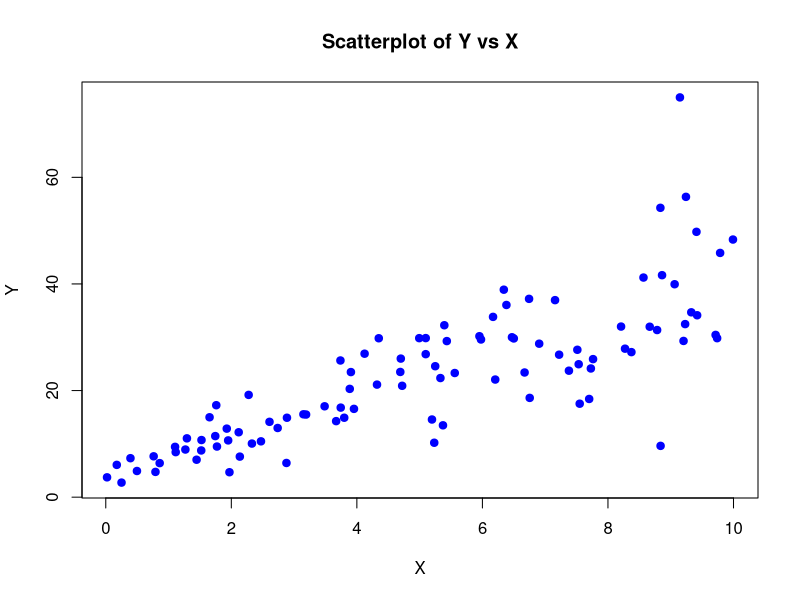

Source code (R):
## ---- chunk 1
set.seed(2017)
X=runif(100)*10
Y=X*4+3.45
Y=rnorm(100)*0.29*Y+Y

# Question 1.a
plot(X,Y,main = "Scatterplot of Y vs X",
     xlab = "X", ylab = "Y", pch = 19, col = "blue")

# Question 1.b
model1 <- lm(Y ~ X)
summary(model1)

# Question 1.c

print(cor(X, Y)^2)

